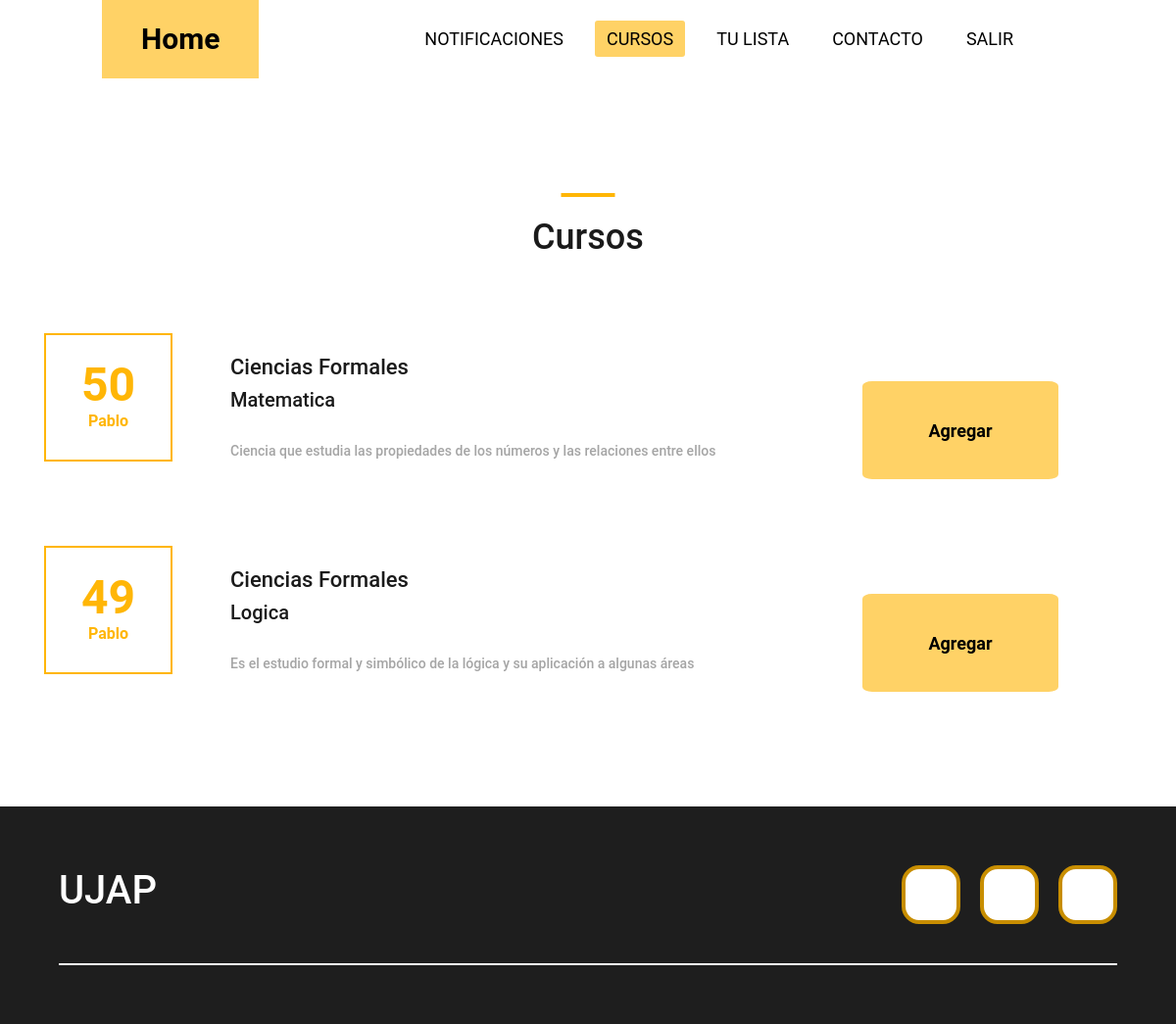
/cursos/categoria/1 (signed in), run on the app's committed database.
### gestionCursos/models.py (models this page shows, shortened)
class Curso(models.Model):
    nombre = models.CharField(max_length=30)
    descripcion = models.CharField(max_length=80)
    cupos = models.IntegerField()
    pendientes = models.IntegerField(default=0)
    categoria = models.ForeignKey(Categoria, on_delete=models.CASCADE)
    autor = models.ForeignKey(User, on_delete=models.CASCADE)
    created =  models.DateTimeField(auto_now_add=True)
    updated =  models.DateTimeField(auto_now_add=True)
    class Meta:
        verbose_name='curso'
        verbose_name_plural='cursos'

class Categoria(models.Model):
    tipo = models.CharField(max_length=30)
    created =  models.DateTimeField(auto_now_add=True)
    updated =  models.DateTimeField(auto_now_add=True)
    class Meta:
        verbose_name='categoria'
        verbose_name_plural='categorias'
    def __str__(self):
        return self.tipo

### gestionCursos/views.py (the view)
# urls.py: path('categoria/<categoria_id>', login_required(views.categoria), name="categoria"),
def categoria(request, categoria_id):
    categoria_id = int(categoria_id)
    cursos = Curso.objects.filter(categoria=categoria_id)
    categorias= Categoria.objects.all()
    return render(request,"gestionCursos/categoria.html",{'categorias': categorias, 'cursos': cursos})

### gestionCursos/Templates/gestionCursos/categoria.html (shortened to what this page needs)
{% extends "gestionCursos/base.html" %}
{% load static %}
{% block extracss %}
<link rel="stylesheet" href="{% static 'gestionCursos/css/bootstrap4/bootstrap.min.css' %}">
<link rel="stylesheet" href="{% static 'gestionCursos/css/main_styles.css' %}">
<link rel="stylesheet" href="{% static 'gestionCursos/css/responsive.css' %}">
<link rel="stylesheet" href="{% static 'gestionCursos/css/list.css' %}">
{% endblock extracss %}
{% block content %}
<main>
{% include "gestionCursos/nav.html" %}
<div class="super_container">
	<div class="events page_section">
		<div class="container">
			<div class="row">
				<div class="col">
					<div class="section_title text-center">
						<h1>Cursos</h1>
					</div>
				</div>
			</div>
			{% for materia in cursos %}
			<div class="event_items">
				<div class="row event_item">
					<div class="col">
						<div class="row d-flex flex-row align-items-end">
							<div class="col-lg-2 order-lg-1 order-2" id="Contenedor_num">
								<div class="event_date d-flex flex-column align-items-center justify-content-center">
									<div class="event_day">{{materia.cupos}}</div>
									<div class="event_month">{{materia.autor|title}}</div>
								</div>
							</div>
							<div class="col-lg-6 order-lg-2 order-3" id="Contenedor_info">
								<div class="event_content">
									<div style="font-size: medium;" class="event_name""event_location"><a class="trans_200" href="{% url 'categoria' materia.categoria.id %}">{{materia.categoria}}</a></div>
									<div style="font-size:20px;" class="event_location">{{materia.nombre}}</div>
									<p>{{materia.descripcion}}</p>
								</div>
							</div>
							<div class="col-lg-4 order-lg-3 order-1" id="content_Form">
								<form action="{% url 'lista de usuario'  user.id %}" method="POST">{% csrf_token %}
									<input type="submit" value="Agregar">
								</form>
							</div>
						</div>
					</div>
				</div>
				{% endfor %}
			</div>
		</div>
	</div>
</div>
</main>
{% endblock %}

### gestionCursos/static/gestionCursos/css/basee.css (style rules this page uses)
* { margin: 0px; border: 0px; box-sizing: border-box; }
:root { scroll-behavior:smooth; }
body { font-family: 'Open Sans', sans-serif; }

### gestionCursos/static/gestionCursos/css/main_styles.css (style rules this page uses)
* { margin: 0; padding: 0; -webkit-font-smoothing: antialiased; -webkit-text-shadow: rgba(0,0,0,.01) 0 0 1px; text-shadow: rgba(0,0,0,.01) 0 0 1px; }
body { font-family: 'Roboto', sans-serif; font-size: 14px; font-weight: 400; background: #FFFFFF; color: #a5a5a5; }
div { display: block; position: relative; -webkit-box-sizing: border-box; -moz-box-sizing: border-box; box-sizing: border-box; }
p { font-family: 'Roboto', sans-serif; font-size: 14px; line-height: 2.29; font-weight: 400; color: #a5a5a5; -webkit-font-smoothing: antialiased; -webkit-text-shadow: rgba(0,0,0,.01) 0 0 1px; text-shadow: rgba(0,0,0,.01) 0 0 1px; }
h1 { font-size: 36px; }
h1, h2, h3, h4, h5, h6 { font-family: 'Roboto', sans-serif; -webkit-font-smoothing: antialiased; -webkit-text-shadow: rgba(0,0,0,.01) 0 0 1px; text-shadow: rgba(0,0,0,.01) 0 0 1px; }
.trans_200 { -webkit-transition: all 200ms ease; -moz-transition: all 200ms ease; -ms-transition: all 200ms ease; -o-transition: all 200ms ease; transition: all 200ms ease; }
.super_container { width: 100%; overflow: hidden; }
.page_section { padding-top: 117px; padding-bottom: 117px; }
.section_title h1 { display: block; color: #1a1a1a; font-weight: 500; padding-top: 24px; }
.section_title h1::before { display: block; position: absolute; top: 0; left: 50%; -webkit-transform: translateX(-50%); -moz-transform: translateX(-50%); -ms-transform: translateX(-50%); -o-transform: translateX(-50%); transform: translateX(-50%); width: 55px; height: 4px; content: ''; background: #ffb606; }
.event_items { margin-top: 68px; }
.event_item { margin-bottom: 56px; }
.event_item:last-child { margin-bottom: 0px; }
.event_date { width: 131px; height: 131px; border: solid 2px #ffb606; margin-bottom: 18px; }
.event_day { font-size: 48px; font-weight: 700; color: #ffb606; margin-bottom: 1px; line-height: 1; }
.event_month { font-size: 16px; font-weight: 700; color: #ffb606; }
.event_name a { font-size: 22px; font-weight: 500; color: #1a1a1a; }
.event_location { font-size: 14px; font-weight: 500; color: #1a1a1a; margin-top: 2px; }
.event_content p { font-weight: 500; color: #a5a5a5; margin-top: 21px; margin-bottom: 13px; }

### gestionCursos/static/gestionCursos/css/list.css (style rules this page uses)
a { text-decoration: none }
#content_Form { display: flex; justify-content:center; align-items:center; }
input[type="submit"] { width: 200px; height: 100px; font-size:large; border-radius: 5%; background-color: #FFD266; font-weight: bold; }

### data on the page
Curso: cupos "50", autor "Pablo", categoria "Ciencias Formales", nombre "Matematica", descripcion "Ciencia que estudia las propiedades de los números y las relaciones entre ellos"
Curso: cupos "49", autor "Pablo", categoria "Ciencias Formales", nombre "Logica", descripcion "Es el estudio formal y simbólico de la lógica y su aplicación a algunas áreas"
